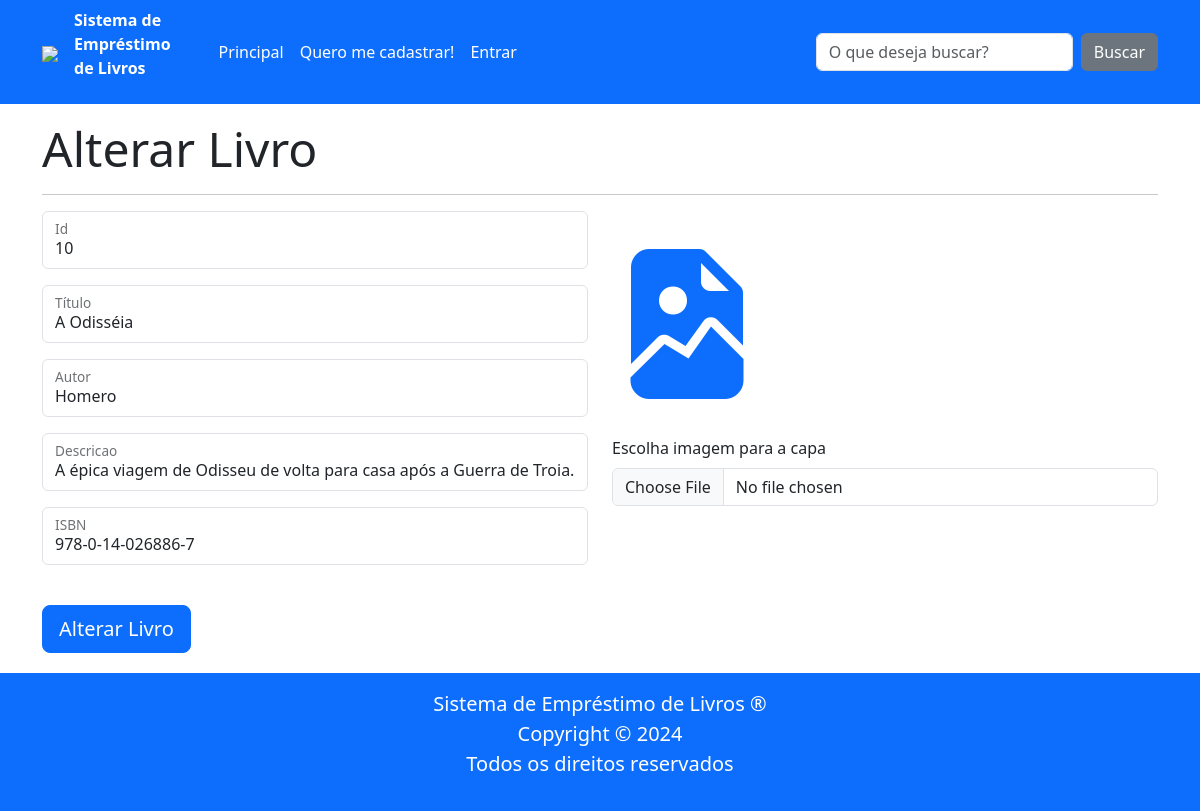
Page /alterar_livro/10 on the committed database.
### tables this page shows
CREATE TABLE livro (
        id INTEGER PRIMARY KEY AUTOINCREMENT,
        nome TEXT NOT NULL,
        autor TEXT NOT NULL,
        descricao TEXT NOT NULL,
        isbn TEXT NOT NULL,
        emprestado BOOLEAN NOT NULL

        );

### routes/main_routes.py (the view)
@router.get("/alterar_livro/{id}")
async def get_alterar_livro(request: Request, id: int):
    livro = LivroRepo.obter_um(id)
    if not livro:
        raise HTTPException(status_code=404, detail="Livro não encontrado.")
    return templates.TemplateResponse(
        "alterar_livro.html",
        {"request": request, "livro": livro},
    )

### templates/alterar_livro.html (shortened to what this page needs)
{% extends "base.html" %}
{% block conteudo %}
<h1 class="display-5"><b>Alterar Livro</b></h1>
<hr>
<form class="row json-form" method="post" action="/alterar_livro">
    <div class="col-12 col-lg-6">
        <div class="form-floating mb-3">
            <input type="text" class="form-control" id="id" name="id"  value="{{ livro.id }}">
            <label for="id" value = "{{livro.id}}">Id</label>
        </div>
        <div class="form-floating mb-3">
            <input type="text" class="form-control" id="nome" name="nome"  value="{{ livro.nome }}">
            <label for="nome">Título</label>
        </div>
        <div class="form-floating mb-3">
            <input type="text" class="form-control" id="autor" name="autor" value="{{livro.autor}}">
            <label for="autor">Autor</label>
        </div>
        <div class="form-floating mb-3">
            <input type="text" class="form-control" id="descricao" name="descricao" value="{{livro.descricao}}">
            <label for="descricao">Descricao</label>
        </div>
        <div class="form-floating mb-3">
            <input type="text" class="form-control" id="isbn" name="isbn" value="{{livro.isbn}}">
            <label for="isbn">ISBN</label>
        </div>
        <div style="margin-top: 40px; margin-bottom: 20px;">
            <button type="submit" class="btn btn-primary btn-lg">Alterar Livro</button>
        </div>
    </div>
    <div class="col-12 col-lg-6">
        <i class="bi bi-file-earmark-image-fill text-primary" style="font-size: 150px;"></i>
        <div class="mb-3">
            <label for="formFile" class="form-label">Escolha imagem para a capa</label>
            <input class="form-control"   type="file" id="imagem" placeholder="Formulario">
        </div>
    </div>
</form>
{% endblock %}

### rows in the picture
livro: id "10", nome "A Odisséia", autor "Homero", descricao "A épica viagem de Odisseu de volta para casa após a Guerra de Troia.", isbn "978-0-14-026886-7"
